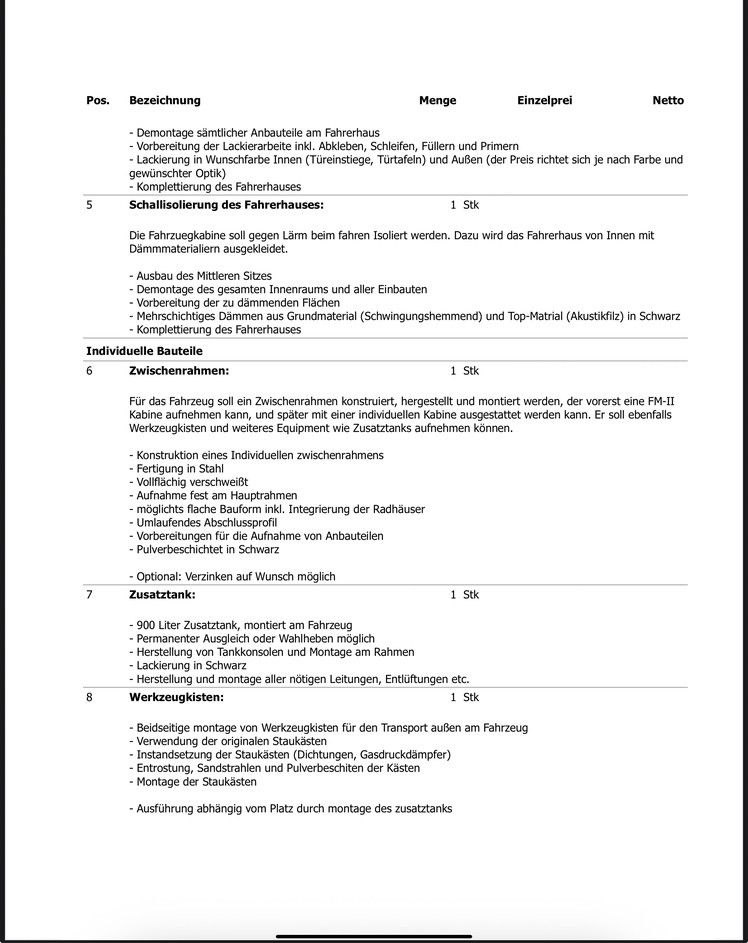
#> input picture data/raw/attachments/IMG_0234.jpeg, 748 x 943 px, shrunk from 2400 x 3024 before the run
$ python -i table_detector.py   (imports and definitions only)
#> lines starting #> are read from the running program, lines starting #| are printed output that depends on the picture; after the words box and inside, x2 and y2 are one past the last pixel; in counts of white or black regions, pixels touching at a corner belong together
#> further down, picture is the input picture: shape (943, 748, 3); mean B, G, R 240.1, 240.1, 240.1
from __future__ import annotations

import cv2
import numpy as np

from .models import (
    BoundingBox,
    LayoutRegion,
)


class TableRegionDetector:
    """
    Detect table-like line structures.
    """

    def detect(
        self,
        image: np.ndarray,
    ) -> list[LayoutRegion]:
        grayscale = cv2.cvtColor(
            image,
            cv2.COLOR_BGR2GRAY,
        )

        inverted = cv2.bitwise_not(
            grayscale
        )
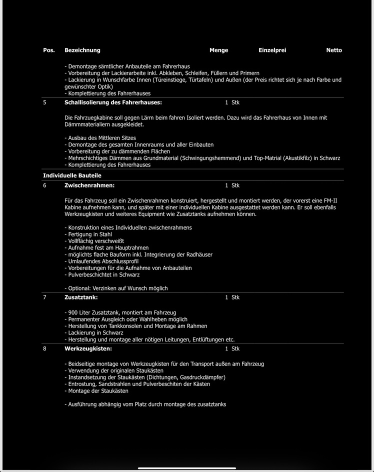
#> inverted: shape (943, 748) (shown at 1/2 size); min 0, max 255, mean 14.9

        _, binary = cv2.threshold(
            inverted,
            0,
            255,
            cv2.THRESH_BINARY
            | cv2.THRESH_OTSU,
        )
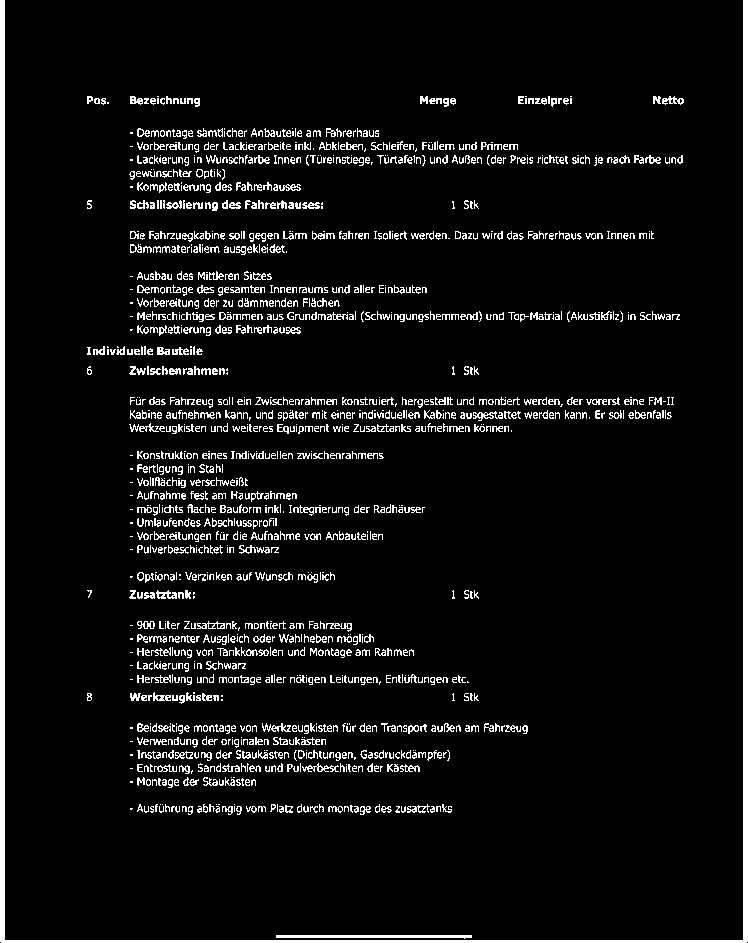
#> binary: shape (943, 748); 6.7% white; 1530 white regions (700 under 20 px), largest, box (x1, y1, x2, y2) and area: (0, 0, 748, 943) 11642, (276, 935, 472, 939) 589, (302, 763, 339, 772) 132

        height, width = binary.shape

        horizontal_kernel_width = max(
            width // 30,
            20,
        )

        vertical_kernel_height = max(
            height // 30,
            20,
        )

        horizontal = cv2.morphologyEx(
            binary,
            cv2.MORPH_OPEN,
            cv2.getStructuringElement(
                cv2.MORPH_RECT,
                (
                    horizontal_kernel_width,
                    1,
                ),
            ),
        )
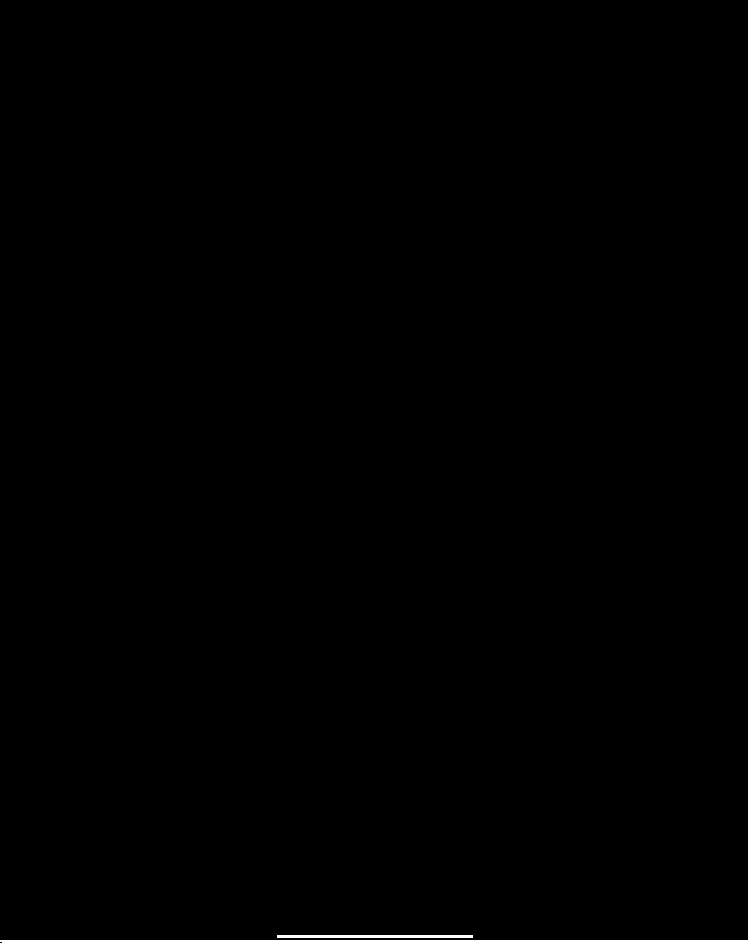
#> horizontal: shape (943, 748); 0.4% white; 2 white regions, box (x1, y1, x2, y2) and area: (0, 940, 748, 943) 2242, (277, 935, 473, 938) 588

        vertical = cv2.morphologyEx(
            binary,
            cv2.MORPH_OPEN,
            cv2.getStructuringElement(
                cv2.MORPH_RECT,
                (
                    1,
                    vertical_kernel_height,
                ),
            ),
        )
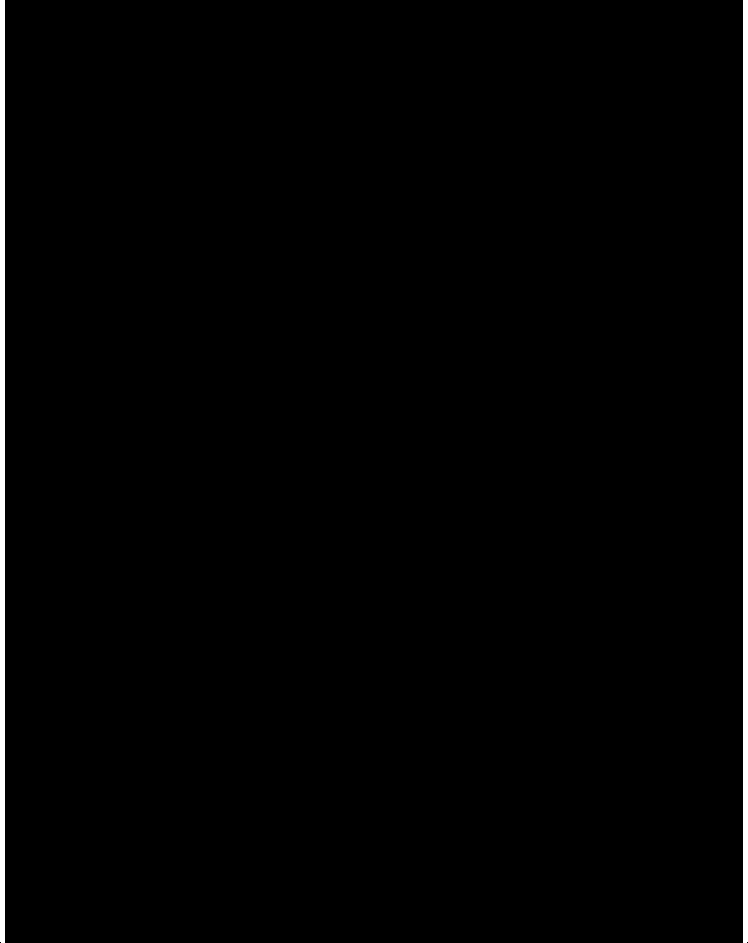
#> vertical: shape (943, 748); 1.3% white; 2 white regions, box (x1, y1, x2, y2) and area: (0, 0, 5, 943) 4714, (743, 0, 748, 943) 4714

        table_mask = cv2.bitwise_or(
            horizontal,
            vertical,
        )
#> table_mask: shape (943, 748); 1.7% white; 2 white regions, box (x1, y1, x2, y2) and area: (0, 0, 748, 943) 11643, (277, 935, 473, 938) 588

        table_mask = cv2.dilate(
            table_mask,
            cv2.getStructuringElement(
                cv2.MORPH_RECT,
                (7, 7),
            ),
            iterations=2,
        )
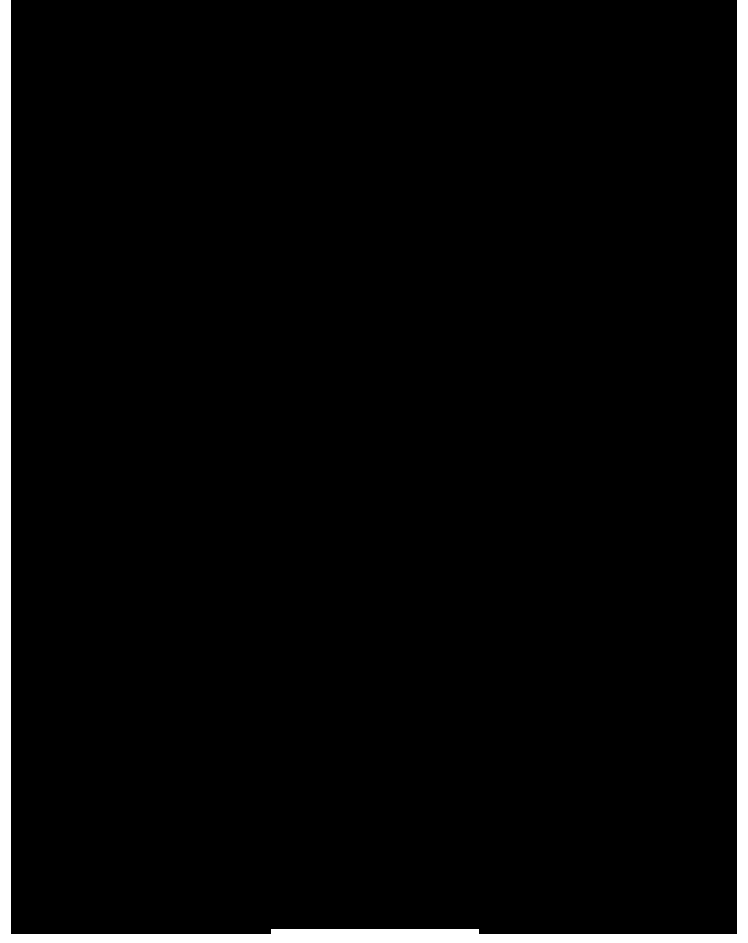
#> table_mask: shape (943, 748); 4% white; 1 white region

        contours, _ = cv2.findContours(
            table_mask,
            cv2.RETR_EXTERNAL,
            cv2.CHAIN_APPROX_SIMPLE,
        )
#> contours = 1 contour; box (x1, y1, x2, y2) and area: (0, 0, 748, 943) 25693

        page_area = width * height

        regions: list[LayoutRegion] = []

        for contour in contours:
            x, y, region_width, region_height = (
                cv2.boundingRect(contour)
            )

            area_ratio = (
                region_width
                * region_height
                / max(page_area, 1)
            )

            if area_ratio < 0.01:
                continue

            regions.append(
                LayoutRegion(
                    region_type="table",
                    bounding_box=BoundingBox(
                        x=x,
                        y=y,
                        width=region_width,
                        height=region_height,
                    ),
                    confidence=min(
                        0.60
                        + area_ratio,
                        0.95,
                    ),
                    metadata={
                        "area_ratio": round(
                            area_ratio,
                            4,
                        ),
                    },
                )
            )
#> this loop made 1 pass
#> (x, y, region_width, region_height, area_ratio) on pass 1: (0, 0, 748, 943, 1)
#> after the loop, regions = 1 item

        return regions

>>> import cv2
>>> picture = cv2.imread('../../../data/raw/attachments/IMG_0234.jpeg')
>>> result = TableRegionDetector().detect(picture)
#> result = 1 item

$ run again, on data/raw/attachments/IMG_0235.jpeg
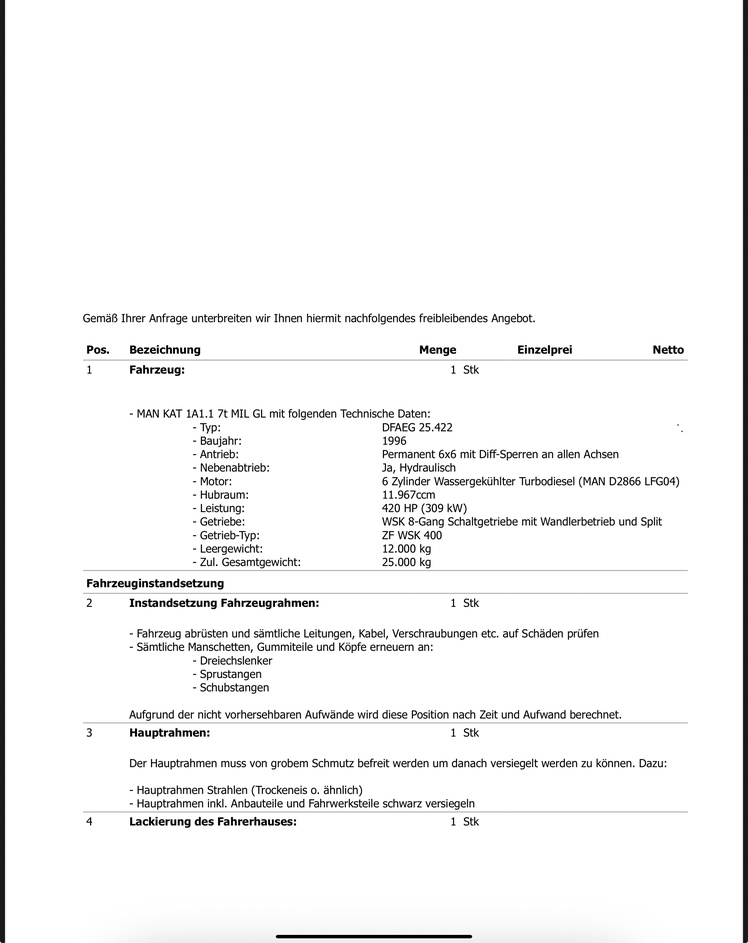
#> input picture data/raw/attachments/IMG_0235.jpeg, 748 x 943 px, shrunk from 2400 x 3024 before the run
#> picture is the input picture: shape (943, 748, 3); mean B, G, R 244.7, 244.7, 244.7
#> in detect, `_, binary = cv2.threshold( inverted, 0, 255, cv2.THRESH_BINARY | cv2.T..`:
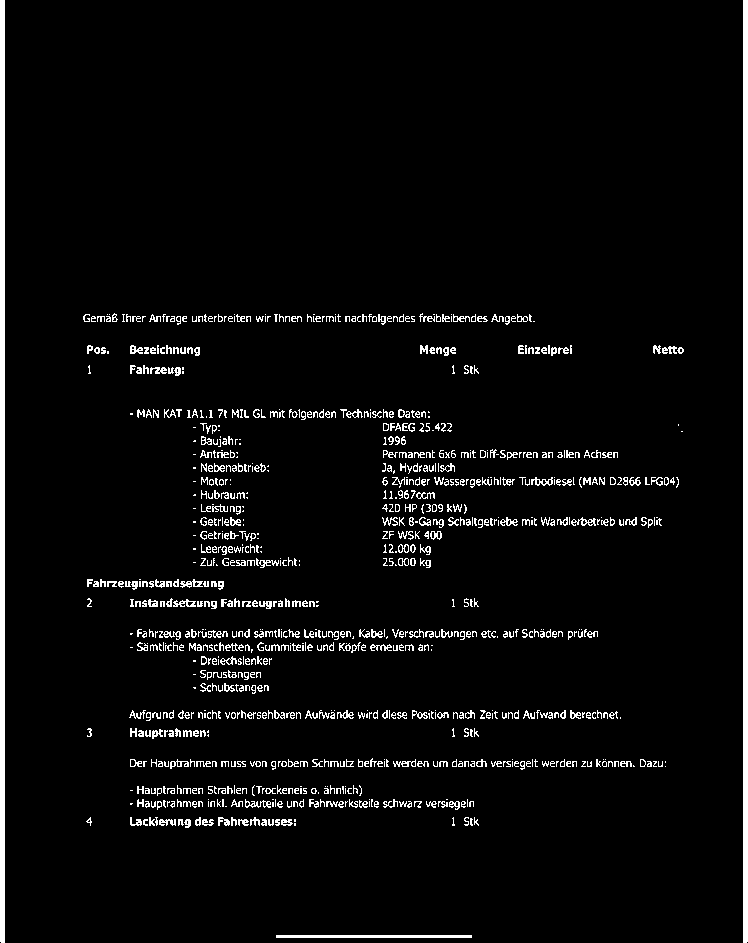
#> binary: shape (943, 748); 4.4% white; 940 white regions (433 under 20 px), largest, box (x1, y1, x2, y2) and area: (0, 0, 5, 943) 4714, (743, 0, 748, 943) 4714, (276, 935, 472, 938) 588
#> horizontal: shape (943, 748); 0.08% white; 1 white region, box (x1, y1, x2, y2) and area: (277, 935, 473, 938) 588
#> vertical: shape (943, 748); 1.3% white; 2 white regions, box (x1, y1, x2, y2) and area: (0, 0, 5, 943) 4714, (743, 0, 748, 943) 4714
#> in detect, `table_mask = cv2.dilate( table_mask, cv2.getStructuringElement( cv2.MO..`:
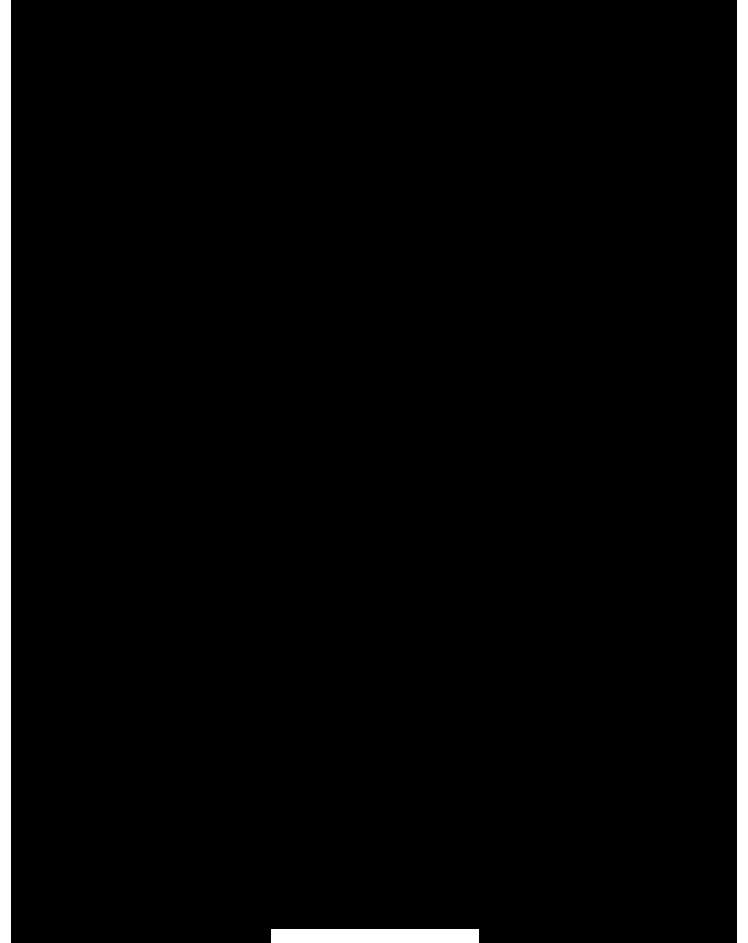
#> table_mask: shape (943, 748); 3.4% white; 3 white regions
#> contours = 3 contours; box (x1, y1, x2, y2) and area: (737, 0, 748, 943) 9420, (0, 0, 11, 943) 9420, (271, 929, 479, 943) 2691
#> the loop in detect, `for contour in contours:` made 3 passes
#> (contour, x, y, region_width, region_height, area_ratio) on passes 1 to 3: ([[271, 929], [271, 942], [478, 942], [478, 929]], 271, 929, 208, 14, 0.00413), ([[737, 0], [737, 942], [747, 942], [747, 0]], 737, 0, 11, 943, 0.0147), ([[0, 0], [0, 942], [10, 942], [10, 0]], 0, 0, 11, 943, 0.0147)
#> after the loop in detect, `for contour in contours:`: regions = 2 items
